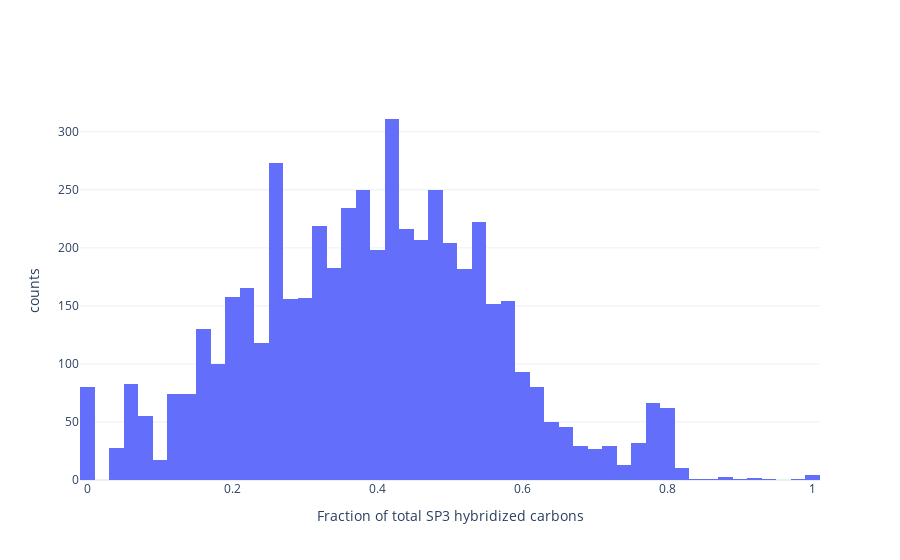

The code cell stored with this chart in its notebook:
### Code cell
#with plotly
evaluation_utils.sp3_hist_plotly(frc)

### Figure 1 — Plotly figure (JSON) as saved in the notebook; plotly's stock layout.template omitted (floating-point values rounded to 4 significant figures; data arrays with more than 128 entries replaced by an {"elided": "..."} marker saying what was removed)
{"data": [{"nbinsx": 100, "type": "histogram", "x": {"elided": "5201 float values"}}], "layout": {"xaxis": {"title": {"text": "Fraction of total SP3 hybridized carbons"}}, "yaxis": {"title": {"text": "counts"}}}}
